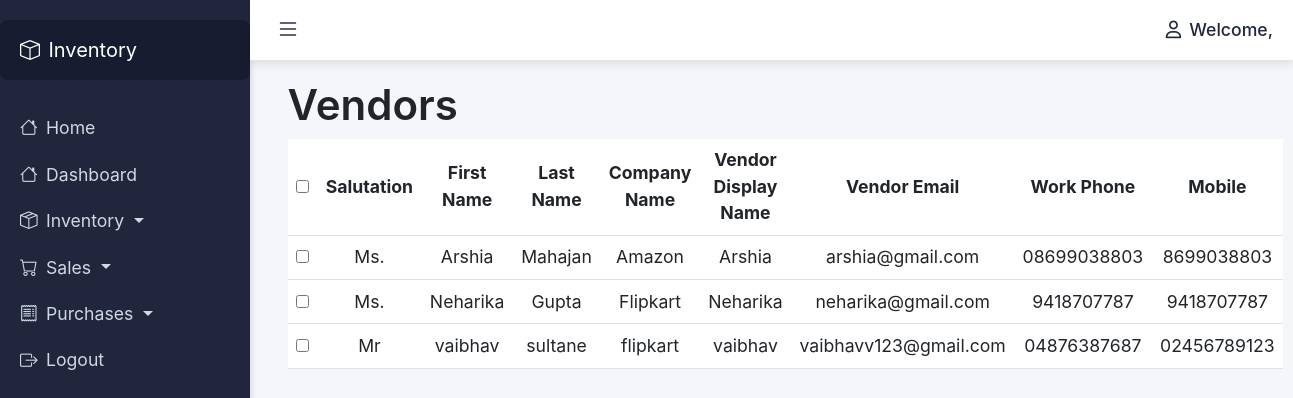
The app's page /vendors/ with its own data.
### dashboard/models.py (models this page shows)
class Vendor(models.Model):
    salutation = models.CharField(max_length=10, null=True)
    first_name = models.CharField(max_length=50)
    last_name = models.CharField(max_length=50)
    company_name = models.CharField(max_length=100)
    vendor_display_name = models.CharField(max_length=100, null=True)
    vendor_email = models.EmailField(max_length=100, unique=True)
    work_phone = models.CharField(max_length=20)
    mobile = models.CharField(max_length=20, null=True)

### dashboard/views.py (the view)
# urls.py: path('vendors/', views.vendors_view, name='vendors'),
def vendors_view(request):
    user_role = getattr(request.user, 'role', None)
    vendors = Vendor.objects.all()  # Fetch all vendors from the database
    return render(request, 'vendors.html', {'vendors': vendors,'user_role': user_role })

### dashboard/templates/vendors.html (shortened to what this page needs)
{% extends 'base.html' %}
{% block content %}
    <h1>Vendors</h1>
    <table class="table">
        <thead>
            <tr>
                <th><input type="checkbox" id="select-all"></th>
                <th>Salutation</th>
                <th>First Name</th>
                <th>Last Name</th>
                <th>Company Name</th>
                <th>Vendor Display Name</th>
                <th>Vendor Email</th>
                <th>Work Phone</th>
                <th>Mobile</th>
            </tr>
        </thead>
        <tbody>
            {% for vendor in vendors %}
                <tr>
                    <td><input type="checkbox" name="selected_vendors[]" value="{{ vendor.id }}"></td>
                    <td>{{ vendor.salutation }}</td>
                    <td>{{ vendor.first_name }}</td>
                    <td>{{ vendor.last_name }}</td>
                    <td>{{ vendor.company_name }}</td>
                    <td>{{ vendor.vendor_display_name }}</td>
                    <td>{{ vendor.vendor_email }}</td>
                    <td>{{ vendor.work_phone }}</td>
                    <td>{{ vendor.mobile }}</td>
                </tr>
            {% endfor %}
        </tbody>
    </table>
{% endblock %}

### dashboard/templates/base.html (style rules this page uses)
body, html { height: 100%; margin: 0; font-family: Arial, sans-serif; background-color: #f4f6f9; font-size: 1.05rem; }
body { font-family: 'Inter', sans-serif; }
h1, h2, h3, h4, h5, h6 { font-weight: 600; }
.table th, .table td { text-align: center; vertical-align: middle; }
.table thead { background-color: #f8f9fa; }
:root { --bs-primary: #1a2b6d; }
:root { --bs-primary: #1a2b6d; --bs-accent: #4e73df; --bs-light: #f8f9fc; --bs-dark: #343a40; }
body { font-family: 'Inter', sans-serif; background-color: #f0f2f5; }

### records on screen
Vendor: salutation "Ms.", first_name "Arshia", last_name "Mahajan", company_name "Amazon", vendor_display_name "Arshia", vendor_email "arshia@gmail.com", work_phone "08699038803", mobile "8699038803"
Vendor: salutation "Ms.", first_name "Neharika", last_name "Gupta", company_name "Flipkart", vendor_display_name "Neharika", vendor_email "neharika@gmail.com", work_phone "9418707787", mobile "9418707787"
Vendor: salutation "Mr", first_name "vaibhav", last_name "sultane", company_name "flipkart", vendor_display_name "vaibhav", vendor_email "vaibhavv123@gmail.com", work_phone "04876387687", mobile "02456789123"
